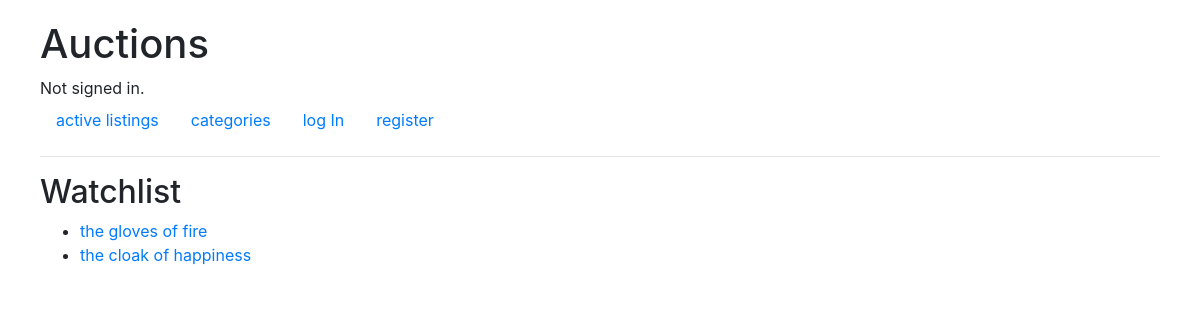
Page /watchlist/m/ on the committed database.
### auctions/models.py (models this page shows)
class Watchlist(models.Model):
    watchlist_user = models.CharField(max_length=64)
    watchlist_title = models.CharField(max_length=64)

### auctions/views.py (the view)
# urls.py: path("watchlist/<str:username>/", views.watchlist_view, name="watchlist"),
def watchlist_view(request, username):
    if request.method == "POST" and request.POST["watchlist_title"]:
        watchlist_title = request.POST["watchlist_title"]
        watchlist_username = request.POST["watchlist_username"]
        watchlist_check = Watchlist.objects.filter(watchlist_user = username, watchlist_title = watchlist_title)
        if (not watchlist_check ):
            watch_item = Watchlist(watchlist_user = watchlist_username, watchlist_title = watchlist_title)
            watch_item.save()
        return render(request, "auctions/watchlist.html", {
            "watchlist": Watchlist.objects.filter(watchlist_user = watchlist_username)
        })
    else:
        return render(request, "auctions/watchlist.html", {
            "watchlist": Watchlist.objects.filter(watchlist_user = username)
        })

### auctions/templates/auctions/watchlist.html
{% extends "auctions/layout.html" %}
{% block body %}
    <h2>Watchlist</h2>
    <ul>
    {% for item in watchlist %}
        <li> <a href="{% url 'listing' item.watchlist_title %}">{{ item.watchlist_title }} </a> </li>
    {% endfor %}
    </ul>
{% endblock %}

### auctions/static/auctions/styles.css (style rules this page uses)
body { margin: 20px 40px; }

### rows in the picture
Watchlist: watchlist_title "the gloves of fire"
Watchlist: watchlist_title "the cloak of happiness"
